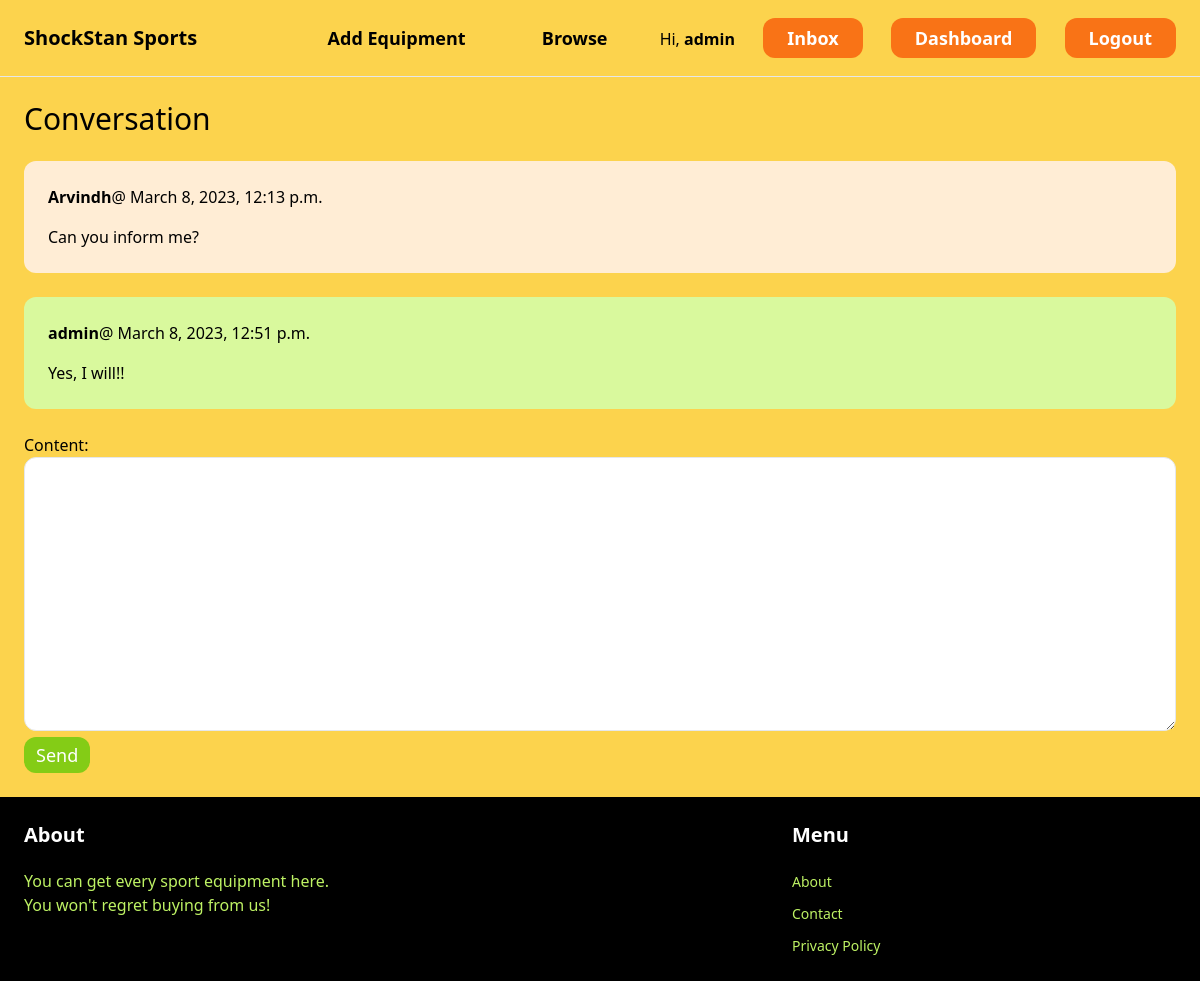
Page /inbox/3/ (signed in) on the committed database.
### conversation/models.py (models this page shows)
class ConversationMessage(models.Model):
    conversation = models.ForeignKey(Conversation, related_name='messages', on_delete=models.CASCADE)
    content = models.TextField()
    created_at = models.DateTimeField(auto_now_add=True)
    created_by = models.ForeignKey(User, related_name='created_messages', on_delete=models.CASCADE)

### conversation/views.py (the view)
# urls.py: path('<int:pk>/', views.detail, name='detail'),
@login_required
def detail(request, pk):
    conversation = Conversation.objects.filter(members__in=[request.user.id]).get(pk=pk)
    if request.method == 'POST':
        form = ConversationMessageForm(request.POST)
        if form.is_valid():
            conversation_message = form.save(commit=False)
            conversation_message.conversation = conversation
            conversation_message.created_by = request.user
            conversation_message.save()
            conversation.save()
            return redirect('conversation:detail', pk=pk)
    else:
        form = ConversationMessageForm()
    return render(request, 'conversation/detail.html', {
        'conversation': conversation,
        'form': form
    })

### conversation/forms.py
class ConversationMessageForm(forms.ModelForm):
    class Meta:
        model = ConversationMessage
        fields = ('content',)
        widgets = {
            'content': forms.Textarea(attrs={
                'class': 'w-full py-4 px-6 rounded-xl border'
            })
        }

### conversation/templates/conversation/detail.html (shortened to what this page needs)
{% extends 'core/base.html' %}
{% block content %}
<h1 class="mb-6 text-3xl">Conversation</h1>
<div class="space-y-6">
    {% for message in conversation.messages.all %}
    <div class="p-6 flex {% if message.created_by == request.user %}bg-lime-200{% else %}bg-orange-100{% endif %} rounded-xl">
        <div>
            <p class="mb-4"><strong>{{ message.created_by.username }}</strong>@ {{ message.created_at }}</p>
            <p>{{ message.content }}</p>
        </div>
    </div>
    {% endfor %}
</div>
<form method="post" action="." class="mt-6">
    {{ form.as_p }}
    <button class="py-1 px-3 text-lg bg-lime-500 hover:bg-lime-700 rounded-xl text-white">Send</button>
</form>
{% endblock %}

### core/templates/core/base.html (shortened to what this page needs)
<!DOCTYPE html>
<html lang="en">
<head>
    <script src="https://cdn.tailwindcss.com"></script>
</head>
<body><div class="bg-amber-300">
<nav class="py-6 px-6 flex justify-between items-center border-b border-black-200">
    <a href="/" class="text-xl font-semibold">ShockStan Sports</a>
    <div class="space-x-6">
        <a href="{% url 'item:new' %}" class="px-6 py-2 text-lg font-semibold hover:text-orange-500 hover:bg-white rounded-xl">Add Equipment</a>
        <a href="{% url 'item:items' %}" class="px-6 py-2 text-lg font-semibold hover:text-orange-500 hover:bg-white rounded-xl">Browse</a>
        {% if request.user.is_authenticated %}
        <a href="#">Hi, <strong>{{ request.user.username }}</strong></a>
        <a href="{% url 'conversation:inbox' %}" class="px-6 py-2 text-lg font-semibold bg-orange-500 text-white rounded-xl hover:bg-orange-700">Inbox</a>
        <a href="{% url 'dashboard:index' %}" class="px-6 py-2 text-lg font-semibold bg-orange-500 text-white rounded-xl hover:bg-orange-700">Dashboard</a>
        <a href="{% url 'logout' %}" class="px-6 py-2 text-lg font-semibold bg-orange-500 text-white rounded-xl hover:bg-orange-700">Logout</a>
        {% else %}
        <a href="{% url 'core:signup' %}" class="px-6 py-2 text-lg font-semibold bg-orange-500 text-white rounded-xl hover:bg-orange-700">Sign UP</a>
        <a href="{% url 'core:login' %}" class="px-6 py-2 text-lg font-semibold bg-orange-500 text-white rounded-xl hover:bg-orange-700">LOGIN!!</a>
        {% endif %}
    </div>
</nav>
<div class="px-6 py-6">
    {% block content %}
    {% endblock %}
</div>
<footer class="py-6 px-6 flex justify-between bg-black">
    <div class="w-2/3 pr-10">
        <h3 class="mb-5 font-bold text-xl text-white">About</h3>
        <p class="text-base text-lime-300">
        You can get every sport equipment here. <br> You won't regret buying from us!</p>
    </div>
    <div class="w-1/3">
        <h3 class="mb-5 font-bold text-xl text-white">Menu</h3>
        <ul class="space-y-2">
            <li><a href="{% url 'core:about' %}" class="text-sm text-lime-300 hover:text-gray-400">About</a></li>
            <li><a href="{% url 'core:contact' %}" class="text-sm text-lime-300 hover:text-gray-400">Contact</a></li>
            <li><a href="{% url 'core:privacy' %}" class="text-sm text-lime-300 hover:text-gray-400">Privacy Policy</a></li>
        </ul>
    </div>
</footer>
</div>
</body>
</html>

### rows in the picture
ConversationMessage: created_by.username "Arvindh", created_at "March 8, 2023, 12:13 p.m.", content "Can you inform me?"
ConversationMessage: created_by.username "admin", created_at "March 8, 2023, 12:51 p.m.", content "Yes, I will!!"

### other values in the picture
{{ request.user.username }} "admin"
